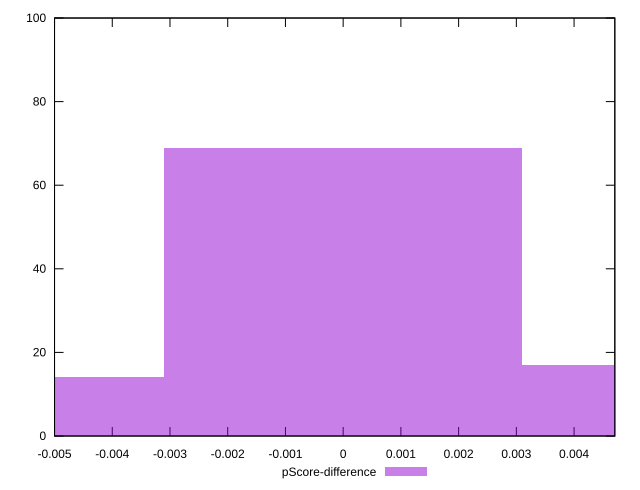

This chart was generated by the following gnuplot code:
reset

$pScoreDifference <<EOF
0 69
0.006206519992822152 17
-0.006206519992822152 14
EOF

set key outside below
set boxwidth 0.006206519992822152
set xrange [-0.0050000000000000044:0.004705882352941171]
set yrange [0:100]
set trange [0:100]
set style fill transparent solid 0.5 noborder
set terminal svg size 640, 490 enhanced background rgb 'white'
set output "reprap/offscreen-images/samples/pages+cached+noexternal+nomedia+nocss+nojs/pScore-difference/histogram.svg"

plot $pScoreDifference title "pScore-difference" with boxes

reset
